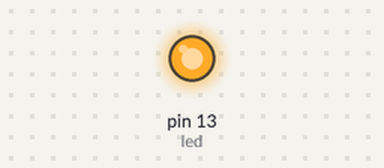
The sketch below on a simulated Arduino Uno, built with avr-gcc and run on an emulated ATmega328P. Shown: output pins drawn as LEDs (lit = HIGH).

Above: at 0.2 s.
At 13.9 s:
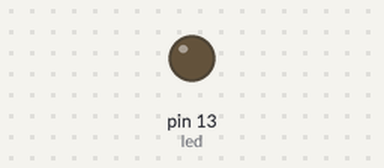
Timing chart, 0 to 14.6 s (numbered marks = the images above):
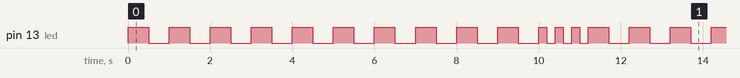

Measured:
- by itself, pin 13 (led): moves between LOW and HIGH, repeating every 11.2 s
- by itself, everything shown: repeats every 11.2 s, in 26 steps

The sketch:

EJEMPLO_IF_ELSE.ino
```cpp
/*
 * Programa de ejemplo del uso del if/else
 */

 #define led 13 // Selecciono la salida del LED

 char cuenta = 0;

void setup() {
  // Poner agui todo l o referente a configuracion del sistema y se ejecuta al principio por unica vez
  pinMode(led, OUTPUT);
}

void loop() {
  // Poner aqui el codigo que se va a ejecutar constantemente en forma de ciclo

  if(cuenta != 10){
    digitalWrite(led, HIGH);
    delay(500);
    digitalWrite(led, LOW);
    delay(500);
    cuenta++;
  } else {
    digitalWrite(led, HIGH);
    delay(200);
    digitalWrite(led, LOW);
    delay(200);
    digitalWrite(led, HIGH);
    delay(200);
    digitalWrite(led, LOW);
    delay(200);
    digitalWrite(led, HIGH);
    delay(200);
    digitalWrite(led, LOW);
    delay(200);
    cuenta = 0;
  }
}
```
